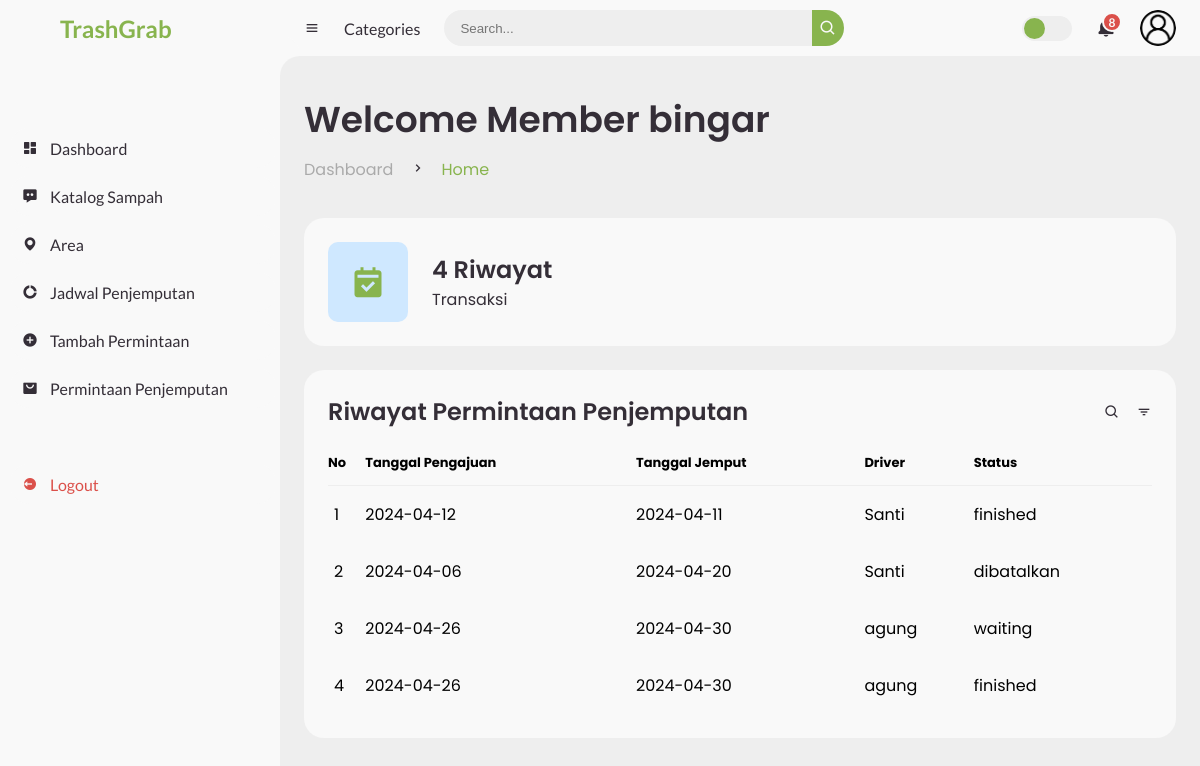
Page /dashboard_member.php (signed in) on the committed database.
### tables this page shows
CREATE TABLE `transaksi` (
  `id_transaksi` int(11) NOT NULL,
  `id_user` int(11) NOT NULL,
  `id_jadwal` int(11) NOT NULL,
  `tgl_transaksi` date NOT NULL,
  `alamat_jemput` text NOT NULL,
  `status` varchar(30) NOT NULL
);

CREATE TABLE `jadwal_pickup` (
  `id_jadwal` int(11) NOT NULL,
  `kode_jadwal` varchar(25) NOT NULL,
  `tanggal` date NOT NULL,
  `id_area` int(11) NOT NULL,
  `id_peg` int(11) NOT NULL
);

CREATE TABLE `pegawai` (
  `id_peg` int(11) NOT NULL,
  `nama_peg` varchar(255) NOT NULL,
  `jenis_kelamin` varchar(10) NOT NULL,
  `no_telp` varchar(255) NOT NULL,
  `email` varchar(255) NOT NULL,
  `alamat` varchar(250) NOT NULL
);

### dashboard_member.php (the view, shortened to what this page needs)
<?php
include 'koneksi.php';
include 'sidebar.php';
include 'navbar.php';
$id_user = $_SESSION['id_user'];
  $jmltr = 0;
  $query1  = "SELECT count(id_transaksi) AS jmltr FROM transaksi WHERE id_user = '$id_user'";
  $sql1    = mysqli_query($koneksi, $query1);
  if(mysqli_num_rows($sql1)>0){
    $data1 = mysqli_fetch_assoc($sql1);
    $jmltr  = $data1['jmltr'];
  }
?>
<!DOCTYPE html>
<html lang="en">
<head>
	<link href='https://unpkg.com/boxicons@2.0.9/css/boxicons.min.css' rel='stylesheet'>
	<link rel="stylesheet" href="style.css">
</head>
<body>
		<main>
			<div class="head-title">
				<div class="left">
					<?php echo "<h1>Welcome " . $_SESSION['role'] . " " . $_SESSION['username'] . "</h1>"; ?>
					<ul class="breadcrumb">
						<li>
							<a href="#">Dashboard</a>
						</li>
						<li><i class='bx bx-chevron-right' ></i></li>
						<li>
							<a class="active" href="#">Home</a>
						</li>
					</ul>
				</div>
			</div>
			<ul class="box-info">
				<li>
					<i class='bx bxs-calendar-check' ></i>
					<span class="text">
                        <h3><?= number_format($jmltr); ?> Riwayat</h3>
						<p>Transaksi</p>
					</span>
				</li>
			</ul>
			<div class="table-data">
				<div class="order">
					<div class="head">
						<h3>Riwayat Permintaan Penjemputan</h3>
						<i class='bx bx-search' ></i>
						<i class='bx bx-filter' ></i>
					</div>
                    <div class="card">
                        <div class="card-body">
                            <table class="table">
                                <thead>
                                    <tr>
                                        <th scope="col">No</th>
                                        <th scope="col">Tanggal Pengajuan</th>
                                        <th scope="col">Tanggal Jemput</th>
                                        <th scope="col">Driver</th>
                                        <th scope="col">Status</th>
                                    </tr>
                                </thead>
                                <tbody>
                                    <?php
                                    $sql2 = "SELECT transaksi.*, users.nama AS nama_user, jadwal_pickup.tanggal, pegawai.nama_peg
                                            FROM transaksi
                                            INNER JOIN users ON transaksi.id_user = users.id_user
                                            INNER JOIN jadwal_pickup ON transaksi.id_jadwal = jadwal_pickup.id_jadwal
                                            INNER JOIN pegawai ON jadwal_pickup.id_peg = pegawai.id_peg
                                            WHERE transaksi.id_user = '$id_user';";
                                    $q2 = mysqli_query($koneksi, $sql2);
                                    $urut = 1;
                                    while ($r2 = mysqli_fetch_array($q2)) {
                                    ?>
                                        <tr>
                                            <td><?php echo $urut++ ?></td>
                                            <td><?php echo $r2['tgl_transaksi'] ?></td>
                                            <td><?php echo $r2['tanggal'] ?></td>
                                            <td><?php echo $r2['nama_peg'] ?></td>
                                            <td><?php echo $r2['status'] ?></td>
                                        </tr>
                                    <?php
                                    }
                                    ?>
                                </tbody>
                            </table>
                        </div>
                    </div>
				</div>
			</div>
		</main>
	</section>
</body>
</html>

### style.css (style rules this page uses)
* { margin: 0; padding: 0; box-sizing: border-box; }
a { text-decoration: none; }
li { list-style: none; }
:root { --poppins: 'Poppins', sans-serif; --lato: 'Lato', sans-serif; --light: #F9F9F9; --blue: #88B44E; --light-blue: #CFE8FF; --grey: #eee; --dark-grey: #AAAAAA; --dark: #342E37; --red: #DB504A; --yellow: #FFCE26; --light-yellow: #FFF2C6; --orange: #FD7238; --light-orange: #FFE0D3; }
html { overflow-x: hidden; }
body { background: var(--grey); overflow-x: hidden; }
#content main { width: 100%; padding: 36px 24px; font-family: var(--poppins); max-height: calc(100vh - 56px); overflow-y: auto; }
#content main .head-title { display: flex; align-items: center; justify-content: space-between; grid-gap: 16px; flex-wrap: wrap; }
#content main .head-title .left h1 { font-size: 36px; font-weight: 600; margin-bottom: 10px; color: var(--dark); }
#content main .head-title .left .breadcrumb { display: flex; align-items: center; grid-gap: 16px; }
#content main .head-title .left .breadcrumb li { color: var(--dark); }
#content main .head-title .left .breadcrumb li a { color: var(--dark-grey); pointer-events: none; }
#content main .head-title .left .breadcrumb li a.active { color: var(--blue); pointer-events: unset; }
#content main .box-info { display: grid; grid-template-columns: repeat(auto-fit, minmax(360px, 1fr)); grid-gap: 24px; margin-top: 36px; }
#content main .box-info li { padding: 24px; background: var(--light); border-radius: 20px; display: flex; align-items: center; grid-gap: 24px; }
#content main .box-info li .bx { width: 80px; height: 80px; border-radius: 10px; font-size: 36px; display: flex; justify-content: center; align-items: center; }
#content main .box-info li:nth-child(1) .bx { background: var(--light-blue); color: var(--blue); }
#content main .box-info li .text h3 { font-size: 24px; font-weight: 600; color: var(--dark); }
#content main .box-info li .text p { color: var(--dark); }
#content main .table-data { display: flex; flex-wrap: wrap; grid-gap: 24px; margin-top: 24px; width: 100%; color: var(--dark); }
#content main .table-data > div { border-radius: 20px; background: var(--light); padding: 24px; overflow-x: auto; }
#content main .table-data .head { display: flex; align-items: center; grid-gap: 16px; margin-bottom: 24px; }
#content main .table-data .head h3 { margin-right: auto; font-size: 24px; font-weight: 600; }
#content main .table-data .head .bx { cursor: pointer; }
#content main .table-data .order { flex-grow: 1; flex-basis: 500px; }
#content main .table-data .order table { width: 100%; border-collapse: collapse; }
#content main .table-data .order table th { padding-bottom: 12px; font-size: 13px; text-align: left; border-bottom: 1px solid var(--grey); }
#content main .table-data .order table td { padding: 16px 0; }
#content main .table-data .order table tr td:first-child { display: flex; align-items: center; grid-gap: 12px; padding-left: 6px; }

### rows in the picture
transaksi: tgl_transaksi "2024-04-12", id_jadwal.tanggal "2024-04-11", pegawai.nama_peg "Santi", status "finished"
transaksi: tgl_transaksi "2024-04-06", id_jadwal.tanggal "2024-04-20", pegawai.nama_peg "Santi", status "dibatalkan"
transaksi: tgl_transaksi "2024-04-26", id_jadwal.tanggal "2024-04-30", pegawai.nama_peg "agung", status "waiting"
transaksi: tgl_transaksi "2024-04-26", id_jadwal.tanggal "2024-04-30", pegawai.nama_peg "agung", status "finished"

### other values in the picture
$_SESSION['role'] "Member"
$_SESSION['username'] "bingar"
$jmltr "4"
